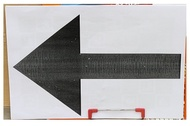
#> input picture customimages/arrow18.jpg, 190 x 126 px, shrunk from 782 x 520 before the run
$ python asift.py ../customimages/arrow1.jpg
#> lines starting #> are read from the running program, lines starting #| are printed output that depends on the picture; after the words box and inside, x2 and y2 are one past the last pixel; in counts of white or black regions, pixels touching at a corner belong together; pictures that were not available may be replaced by others from this repository, and a replacement may not be noted
### Arrow detection/find_obj.py
#!/usr/bin/env python

'''
Feature-based image matching sample.

Note, that you will need the https://github.com/opencv/opencv_contrib repo for SIFT and SURF

USAGE
  find_obj.py [--feature=<sift|surf|orb|akaze|brisk>[-flann]] [ <image1> <image2> ]

  --feature  - Feature to use. Can be sift, surf, orb or brisk. Append '-flann'
               to feature name to use Flann-based matcher instead bruteforce.

  Press left mouse button on a feature point to see its matching point.
'''

# Python 2/3 compatibility
from __future__ import print_function

import numpy as np
import cv2 as cv

from common import anorm, getsize

FLANN_INDEX_KDTREE = 1  # bug: flann enums are missing
FLANN_INDEX_LSH    = 6

wii=3000
hii=3000

def init_feature(name):
    chunks = name.split('-')
    if chunks[0] == 'sift':
        detector = cv.SIFT_create()
        norm = cv.NORM_L2
    elif chunks[0] == 'sift2':
        detector = cv.xfeatures2d.SIFT_create(800)
        norm = cv.NORM_L2
    elif chunks[0] == 'surf':
        detector = cv.xfeatures2d.SURF_create(800)
        norm = cv.NORM_L2
    elif chunks[0] == 'orb':
        detector = cv.ORB_create(400)
        norm = cv.NORM_HAMMING
    elif chunks[0] == 'akaze':
        detector = cv.AKAZE_create()
        norm = cv.NORM_HAMMING
    elif chunks[0] == 'brisk':
        detector = cv.BRISK_create()
        norm = cv.NORM_HAMMING
    else:
        return None, None
    if 'flann' in chunks:
        if norm == cv.NORM_L2:
            flann_params = dict(algorithm = FLANN_INDEX_KDTREE, trees = 5)
        else:
            flann_params= dict(algorithm = FLANN_INDEX_LSH,
                               table_number = 6, # 12
                               key_size = 12,     # 20
                               multi_probe_level = 1) #2
        matcher = cv.FlannBasedMatcher(flann_params, {})  # bug : need to pass empty dict (#1329)
    else:
        matcher = cv.BFMatcher(norm)
    return detector, matcher


def filter_matches(kp1, kp2, matches, ratio = 0.75):
    mkp1, mkp2 = [], []
    for m in matches:
        if len(m) == 2 and m[0].distance < m[1].distance * ratio:
            m = m[0]
            mkp1.append( kp1[m.queryIdx] )
            mkp2.append( kp2[m.trainIdx] )
    p1 = np.float32([kp.pt for kp in mkp1])
    p2 = np.float32([kp.pt for kp in mkp2])
    kp_pairs = zip(mkp1, mkp2)
    return p1, p2, list(kp_pairs)

def explore_match(win, img1, img2, kp_pairs, status = None, H = None):
    h1, w1 = img1.shape[:2]
    h2, w2 = img2.shape[:2]
    vis = np.zeros((max(h1, h2), w1+w2), np.uint8)
    vis[:h1, :w1] = img1
    vis[:h2, w1:w1+w2] = img2
    vis = cv.cvtColor(vis, cv.COLOR_GRAY2BGR)

    if H is not None:
        corners = np.float32([[0, 0], [w1, 0], [w1, h1], [0, h1]])
        corners = np.int32( cv.perspectiveTransform(corners.reshape(1, -1, 2), H).reshape(-1, 2) + (w1, 0) )
        cv.polylines(vis, [corners], True, (255, 255, 255))

    if status is None:
        status = np.ones(len(kp_pairs), np.bool_)
    p1, p2 = [], []  # python 2 / python 3 change of zip unpacking
    for kpp in kp_pairs:
        p1.append(np.int32(kpp[0].pt))
        p2.append(np.int32(np.array(kpp[1].pt) + [w1, 0]))

    green = (0, 255, 0)
    red = (0, 0, 255)
    kp_color = (51, 103, 236)
    for (x1, y1), (x2, y2), inlier in zip(p1, p2, status):
        if inlier:
            col = green
            cv.circle(vis, (x1, y1), 2, col, -1)
            cv.circle(vis, (x2, y2), 2, col, -1)
        else:
            col = red
            r = 2
            thickness = 3
            cv.line(vis, (x1-r, y1-r), (x1+r, y1+r), col, thickness)
            cv.line(vis, (x1-r, y1+r), (x1+r, y1-r), col, thickness)
            cv.line(vis, (x2-r, y2-r), (x2+r, y2+r), col, thickness)
            cv.line(vis, (x2-r, y2+r), (x2+r, y2-r), col, thickness)
    vis0 = vis.copy()
    for (x1, y1), (x2, y2), inlier in zip(p1, p2, status):
        if inlier:
            cv.line(vis, (x1, y1), (x2, y2), green)

    cv.namedWindow(win, cv.WINDOW_KEEPRATIO)
    cv.imshow(win, vis)
    # cv.imshow(win, cv.resize(vis,(wii,hii),interpolation=cv.INTER_CUBIC))
    # cv.resizeWindow(win, wii,hii)


    # [21 lines left out: function onmouse, not called in this run]
        # cv.imshow(win, cv.resize(cur_vis,(wii,hii),interpolation=cv.INTER_CUBIC))
        # cv.resizeWindow(win, wii,hii)

    cv.setMouseCallback(win, onmouse)
    return vis


# [50 lines left out: function main, not called in this run]


# [4 lines that do not run on import are left out]

### Arrow detection/common.py
#!/usr/bin/env python

'''
This module contains some common routines used by other samples.
'''

# Python 2/3 compatibility
from __future__ import print_function
import sys
PY3 = sys.version_info[0] == 3

if PY3:
    from functools import reduce

import numpy as np
import cv2 as cv

# built-in modules
import os
import itertools as it
from contextlib import contextmanager

image_extensions = ['.bmp', '.jpg', '.jpeg', '.png', '.tif', '.tiff', '.pbm', '.pgm', '.ppm']

class Bunch(object):
    def __init__(self, **kw):
        self.__dict__.update(kw)
    def __str__(self):
        return str(self.__dict__)

# [4 lines left out: function splitfn, not called in this run]

def anorm2(a):
    return (a*a).sum(-1)
def anorm(a):
    return np.sqrt( anorm2(a) )

# [44 lines left out: functions homotrans, to_rect, rect2rect_mtx, lookat, mtx2rvec, draw_str, not called in this run]

class Sketcher:
    # [8 lines left out: function __init__, not called in this run]

    def show(self):
        cv.imshow(self.windowname, self.dests[0])

    # [13 lines left out: function on_mouse, not called in this run]


# palette data from matplotlib/_cm.py
_jet_data =   {'red':   ((0., 0, 0), (0.35, 0, 0), (0.66, 1, 1), (0.89,1, 1),
                         (1, 0.5, 0.5)),
               'green': ((0., 0, 0), (0.125,0, 0), (0.375,1, 1), (0.64,1, 1),
                         (0.91,0,0), (1, 0, 0)),
               'blue':  ((0., 0.5, 0.5), (0.11, 1, 1), (0.34, 1, 1), (0.65,0, 0),
                         (1, 0, 0))}

cmap_data = { 'jet' : _jet_data }

# [14 lines left out: function make_cmap, not called in this run]

def nothing(*arg, **kw):
    pass

def clock():
    return cv.getTickCount() / cv.getTickFrequency()

@contextmanager
def Timer(msg):
    print(msg, '...',)
    start = clock()
    try:
        yield
    finally:
        print("%.2f ms" % ((clock()-start)*1000))

class StatValue:
    def __init__(self, smooth_coef = 0.5):
        self.value = None
        self.smooth_coef = smooth_coef
    # [6 lines left out: function update, not called in this run]

class RectSelector:
    # [31 lines left out: functions __init__, onmouse, draw, not called in this run]
    @property
    def dragging(self):
        return self.drag_rect is not None


# [24 lines left out: functions grouper, mosaic, not called in this run]

def getsize(img):
    h, w = img.shape[:2]
    return w, h

def mdot(*args):
    return reduce(np.dot, args)

# [4 lines left out: function draw_keypoints, not called in this run]

### Arrow detection/asift.py
#!/usr/bin/env python

'''
Affine invariant feature-based image matching sample.

This sample is similar to find_obj.py, but uses the affine transformation
space sampling technique, called ASIFT [1]. While the original implementation
is based on SIFT, you can try to use SURF or ORB detectors instead. Homography RANSAC
is used to reject outliers. Threading is used for faster affine sampling.

[1] http://www.ipol.im/pub/algo/my_affine_sift/

USAGE
  asift.py [--feature=<sift|surf|orb|brisk>[-flann]] [ <image1> <image2> ]

  --feature  - Feature to use. Can be sift, surf, orb or brisk. Append '-flann'
               to feature name to use Flann-based matcher instead bruteforce.

  Press left mouse button on a feature point to see its matching point.
'''

# Python 2/3 compatibility
from __future__ import print_function

import numpy as np
import cv2 as cv

# built-in modules
import itertools as it
from multiprocessing.pool import ThreadPool

# local modules
from common import Timer
from find_obj import init_feature, filter_matches, explore_match


def affine_skew(tilt, phi, img, mask=None):
    '''
    affine_skew(tilt, phi, img, mask=None) -> skew_img, skew_mask, Ai

    Ai - is an affine transform matrix from skew_img to img
    '''
    h, w = img.shape[:2]
    if mask is None:
        mask = np.zeros((h, w), np.uint8)
        mask[:] = 255
    A = np.float32([[1, 0, 0], [0, 1, 0]])
    if phi != 0.0:
        phi = np.deg2rad(phi)
        s, c = np.sin(phi), np.cos(phi)
        A = np.float32([[c,-s], [ s, c]])
        corners = [[0, 0], [w, 0], [w, h], [0, h]]
        tcorners = np.int32( np.dot(corners, A.T) )
        x, y, w, h = cv.boundingRect(tcorners.reshape(1,-1,2))
        A = np.hstack([A, [[-x], [-y]]])
        img = cv.warpAffine(img, A, (w, h), flags=cv.INTER_LINEAR, borderMode=cv.BORDER_REPLICATE)
    if tilt != 1.0:
        s = 0.8*np.sqrt(tilt*tilt-1)
        img = cv.GaussianBlur(img, (0, 0), sigmaX=s, sigmaY=0.01)
        img = cv.resize(img, (0, 0), fx=1.0/tilt, fy=1.0, interpolation=cv.INTER_NEAREST)
        A[0] /= tilt
    if phi != 0.0 or tilt != 1.0:
        h, w = img.shape[:2]
        mask = cv.warpAffine(mask, A, (w, h), flags=cv.INTER_NEAREST)
    Ai = cv.invertAffineTransform(A)
    return img, mask, Ai


def affine_detect(detector, img, mask=None, pool=None):
    '''
    affine_detect(detector, img, mask=None, pool=None) -> keypoints, descrs

    Apply a set of affine transformations to the image, detect keypoints and
    reproject them into initial image coordinates.
    See http://www.ipol.im/pub/algo/my_affine_sift/ for the details.

    ThreadPool object may be passed to speedup the computation.
    '''
    params = [(1.0, 0.0)]
    for t in 2**(0.5*np.arange(1,6)):
        for phi in np.arange(0, 180, 72.0 / t):
            params.append((t, phi))

    def f(p):
        t, phi = p
        timg, tmask, Ai = affine_skew(t, phi, img)
        keypoints, descrs = detector.detectAndCompute(timg, tmask)
        for kp in keypoints:
            x, y = kp.pt
            kp.pt = tuple( np.dot(Ai, (x, y, 1)) )
        if descrs is None:
            descrs = []
        return keypoints, descrs

    keypoints, descrs = [], []
    if pool is None:
        ires = it.imap(f, params)
    else:
        ires = pool.imap(f, params)

    for i, (k, d) in enumerate(ires):
        print('affine sampling: %d / %d\r' % (i+1, len(params)), end='')
        keypoints.extend(k)
        descrs.extend(d)

    print()
    return keypoints, np.array(descrs)


def main():
    import sys, getopt
    opts, args = getopt.getopt(sys.argv[1:], '', ['feature='])
    opts = dict(opts)
    feature_name = opts.get('--feature', 'brisk-flann')
    try:
        fn1, fn2 = args
    except:
        fn1 = '../customimages/arrow18.jpg'
        fn2 = '../customimages/arrow14.jpg'

    img1 = cv.imread(fn1, cv.IMREAD_GRAYSCALE)
    img2 = cv.imread(fn2, cv.IMREAD_GRAYSCALE)
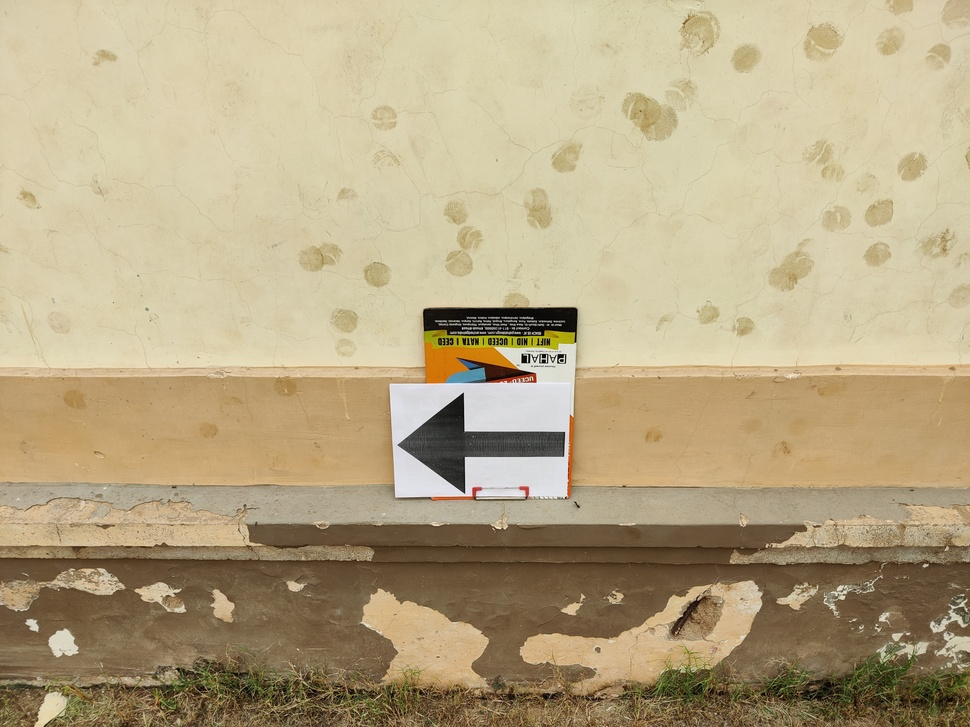
#> input picture customimages/arrow1.jpg, 970 x 727 px, shrunk from 4000 x 3000 before the run, given in place of arrow14.jpg, which was not available
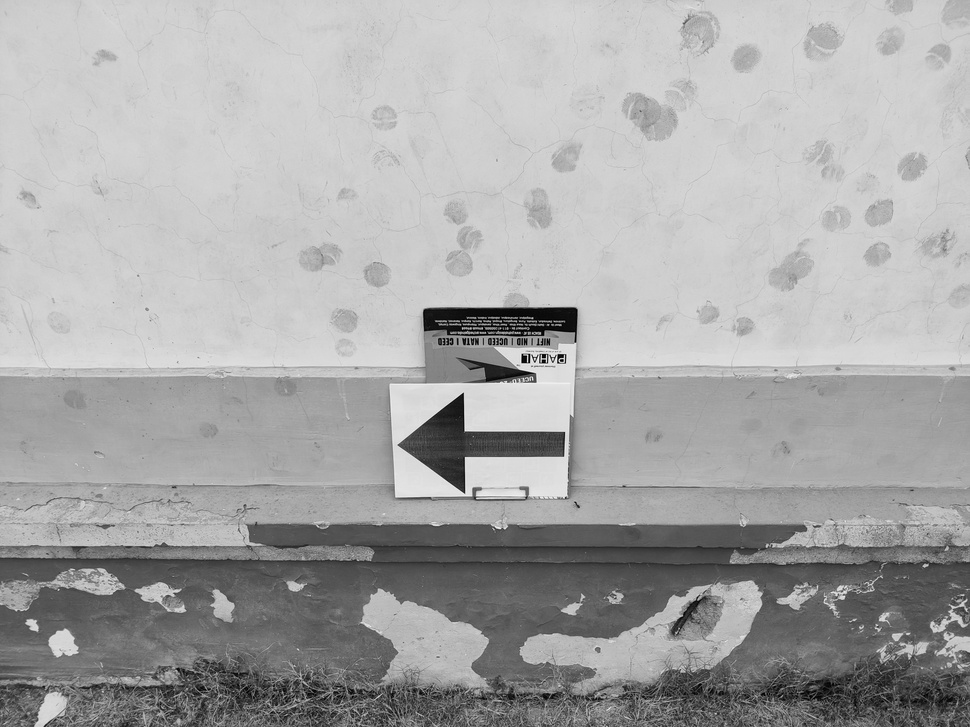
#> img2: shape (727, 970); min 0, max 254, mean 167.9
    detector, matcher = init_feature(feature_name)

    if img1 is None:
        print('Failed to load fn1:', fn1)
        sys.exit(1)

    if img2 is None:
        print('Failed to load fn2:', fn2)
        sys.exit(1)

    if detector is None:
        print('unknown feature:', feature_name)
        sys.exit(1)

    print('using', feature_name)

    pool=ThreadPool(processes = cv.getNumberOfCPUs())
    kp1, desc1 = affine_detect(detector, img1, pool=pool)
#> in f, `timg, tmask, Ai = affine_skew(t, phi, img)`: Ai = [[1, 0, 0], [0, 1, 0]]
#> in f, `keypoints, descrs = detector.detectAndCompute(timg, tmask)`: keypoints = 6 keypoints; (x, y, size): (81, 52, 14), (82, 49, 29.7), (81, 80, 12.4), (89, 58, 8.9), (144, 66, 9.7), (86, 66, 10.9)
#> the loop in affine_detect, `for i, (k, d) in enumerate(ires):` made 43 passes
#> pass 1, in affine_skew (call 2), `img = cv.resize(img, (0, 0), fx=1.0/tilt, fy=1.0, interpolation=cv.INT..`:
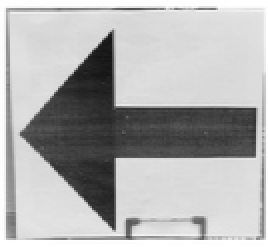
#> img: shape (126, 134) (shown 2 times larger); min 20, max 255, mean 178.5
#> after the loop in affine_detect, `for i, (k, d) in enumerate(ires):`: descrs = 346 items; keypoints = 346 keypoints; strongest (x, y, size): (85, 50, 30.2), (77, 18, 19.2), (74, 21, 24), (75, 20, 24.6)
#> kp1 has the same summary as keypoints in affine_detect
    kp2, desc2 = affine_detect(detector, img2, pool=pool)
#> in f (call 44), `keypoints, descrs = detector.detectAndCompute(timg, tmask)`: keypoints = 3555 keypoints; strongest (x, y, size): (529, 362, 10.3), (462, 394, 14.5), (522, 362, 12.7), (522, 354, 12.2)
#> the loop in affine_detect (call 2), `for i, (k, d) in enumerate(ires):` made 43 passes
#> pass 1, in affine_skew (call 45), `img = cv.resize(img, (0, 0), fx=1.0/tilt, fy=1.0, interpolation=cv.INT..`:
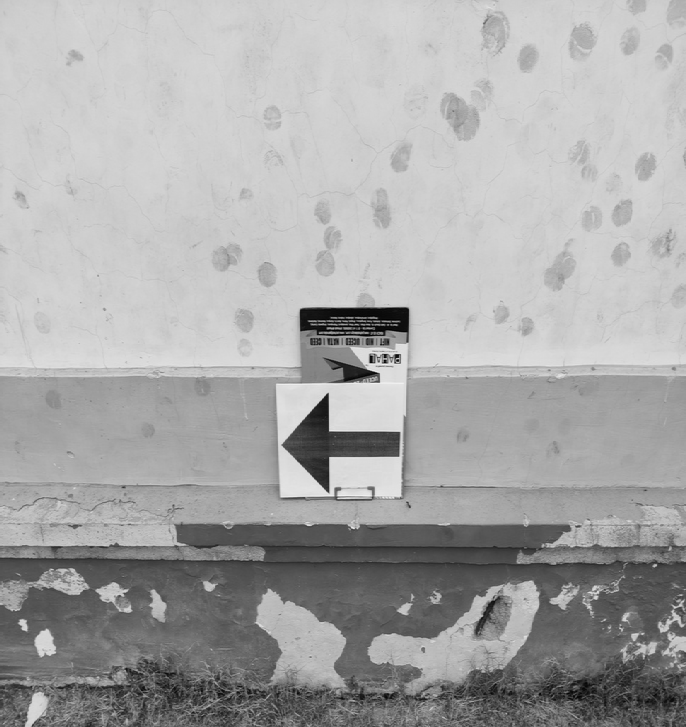
#> img: shape (727, 686); min 0, max 243, mean 167.9
    print('img1 - %d features, img2 - %d features' % (len(kp1), len(kp2)))
#| img1 - 346 features, img2 - 29693 features

    def match_and_draw(win):
        with Timer('matching'):
            raw_matches = matcher.knnMatch(desc1, trainDescriptors = desc2, k = 2) #2
        p1, p2, kp_pairs = filter_matches(kp1, kp2, raw_matches)
        if len(p1) >= 4:
            H, status = cv.findHomography(p1, p2, cv.RANSAC, 5.0)
            print('%d / %d  inliers/matched' % (np.sum(status), len(status)))
            # do not draw outliers (there will be a lot of them)
            kp_pairs = [kpp for kpp, flag in zip(kp_pairs, status) if flag]
        else:
            H, status = None, None
            print('%d matches found, not enough for homography estimation' % len(p1))

        explore_match(win, img1, img2, kp_pairs, None, H)


    match_and_draw('affine find_obj')
#| 49 / 49  inliers/matched
#> in explore_match, `cv.polylines(vis, [corners], True, (255, 255, 255))`:
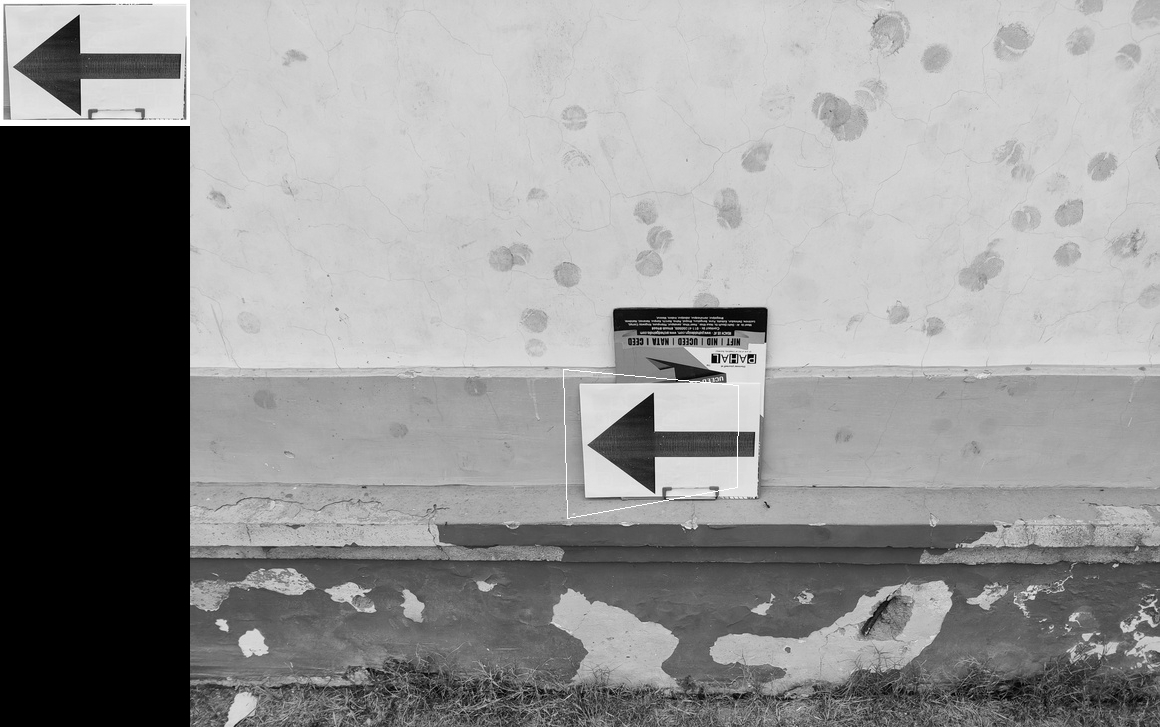
#> vis: shape (727, 1160, 3); min 0, max 255, mean 145.5
#> the loop in explore_match, `for kpp in kp_pairs:` made 49 passes
#> kpp on passes 1 to 7: 2 keypoints; (x, y, size): (473, 436, 8.5), (89, 58, 8.9), 2 keypoints; (x, y, size): (465, 457, 11.8), (81, 80, 12.4), 2 keypoints; (x, y, size): (82, 49, 29.7), (466, 427, 32.8), 2 keypoints; (x, y, size): (444, 407, 10.7), (58, 30, 10.8), 2 keypoints; (x, y, size): (48, 38, 11), (434, 415, 11.3), 2 keypoints; (x, y, size): (427, 420, 11.3), (44, 42, 10.7), 2 keypoints; (x, y, size): (82, 52, 14), (465, 430, 13)
#> the loop in explore_match, `for (x1, y1), (x2, y2), inlier in zip(p1, p2, status):` made 49 passes
#> (x1, y1, x2, y2) on passes 1 to 8: (88, 58, 662, 436), (81, 79, 655, 457), (81, 49, 656, 427), (58, 30, 633, 407), (48, 38, 624, 414), (43, 41, 616, 420), (81, 51, 655, 429), (89, 58, 663, 436)
#> after the loop in explore_match, `for (x1, y1), (x2, y2), inlier in zip(p1, p2, status):`:
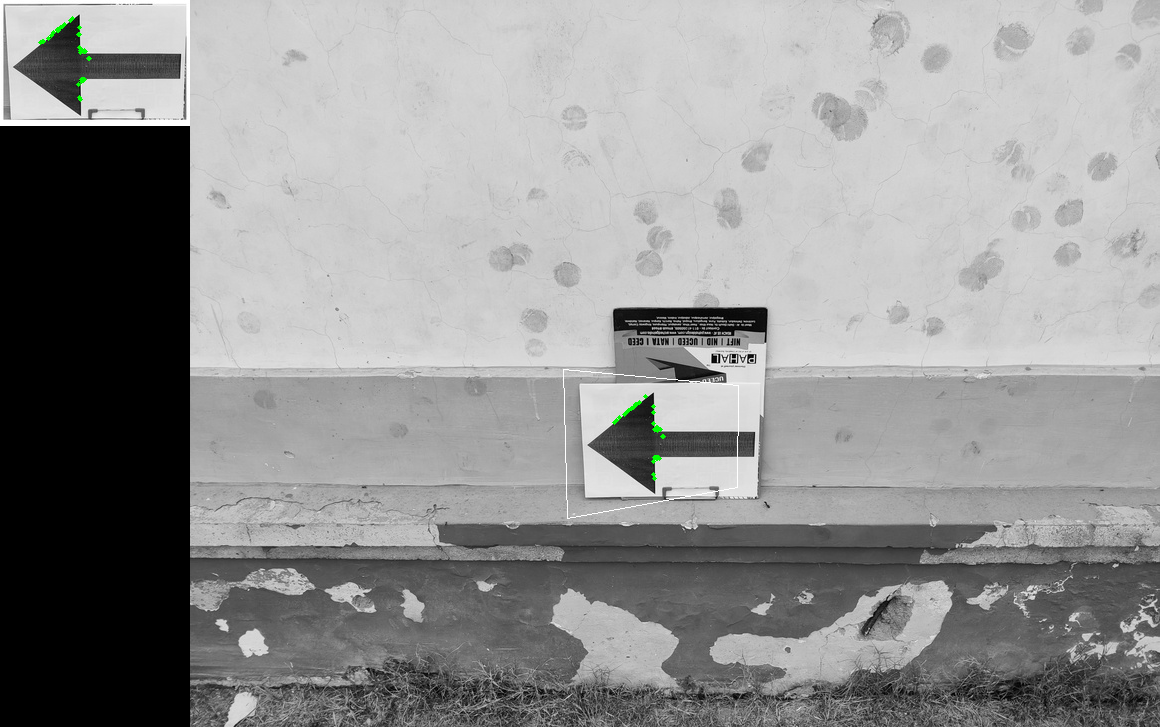
#> vis: shape (727, 1160, 3); 0.08% of pixels changed, all inside (x1, y1, x2, y2) = (38, 16, 666, 481)
#> after the loop in explore_match, `for (x1, y1), (x2, y2), inlier in zip(p1, p2, status):`:
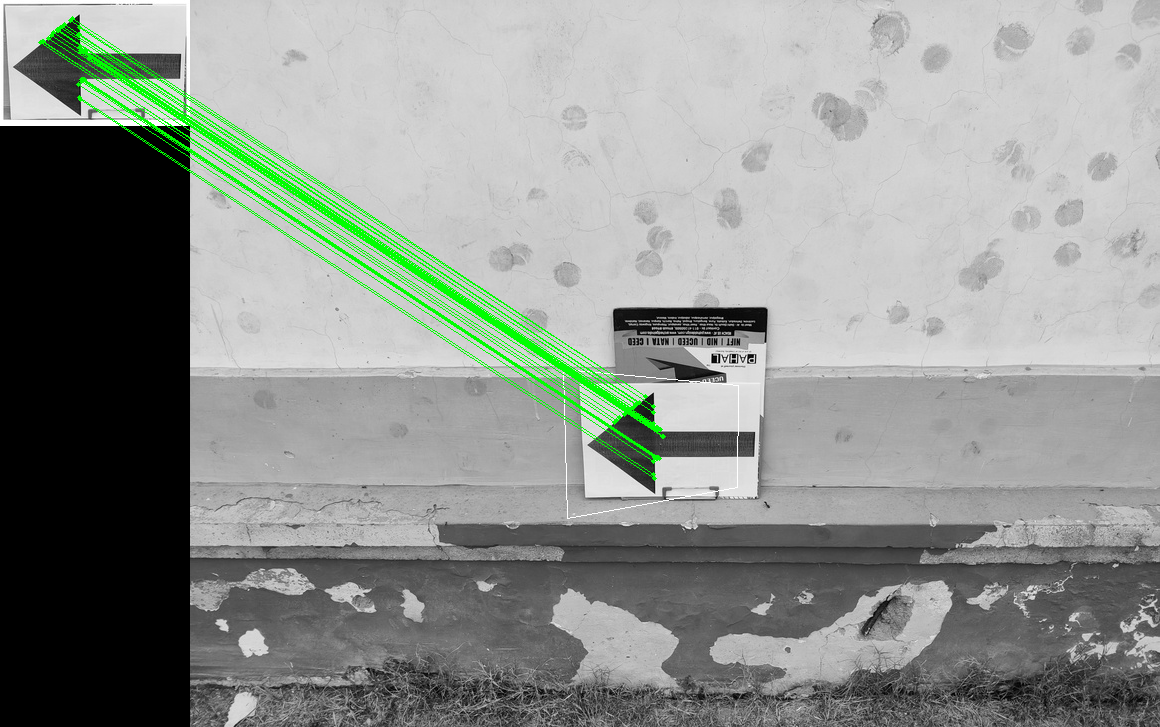
#> vis: shape (727, 1160, 3); 1.8% of pixels changed, all inside (x1, y1, x2, y2) = (43, 19, 661, 478)
    cv.waitKey()
    print('Done')


if __name__ == '__main__':
    print(__doc__)
    main()
    cv.destroyAllWindows()
